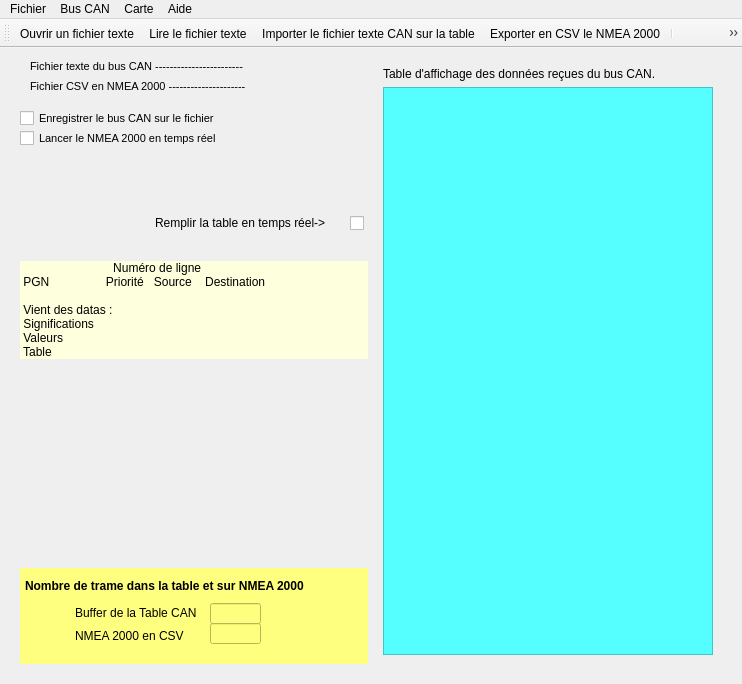
<?xml version="1.0" encoding="UTF-8"?>
<ui version="4.0">
 <author>Alain malvoisin</author>
 <class>MainWindow</class>
 <widget class="QMainWindow" name="MainWindow">
  <property name="geometry">
   <rect>
    <x>0</x>
    <y>0</y>
    <width>742</width>
    <height>684</height>
   </rect>
  </property>
  <property name="minimumSize">
   <size>
    <width>710</width>
    <height>0</height>
   </size>
  </property>
  <property name="maximumSize">
   <size>
    <width>850</width>
    <height>16777215</height>
   </size>
  </property>
  <property name="windowTitle">
   <string>CAN bus et NMEA 2000 en temps réél</string>
  </property>
  <property name="windowIcon">
   <iconset>
    <selectedon>:/icones/ps2.png</selectedon>
   </iconset>
  </property>
  <widget class="QWidget" name="centralwidget">
   <layout class="QGridLayout" name="gridLayout">
    <property name="leftMargin">
     <number>20</number>
    </property>
    <property name="topMargin">
     <number>10</number>
    </property>
    <property name="rightMargin">
     <number>20</number>
    </property>
    <property name="bottomMargin">
     <number>20</number>
    </property>
    <item row="2" column="0" colspan="2">
     <widget class="QLabel" name="lab_octet">
      <property name="sizePolicy">
       <sizepolicy hsizetype="Minimum" vsizetype="Preferred">
        <horstretch>0</horstretch>
        <verstretch>0</verstretch>
       </sizepolicy>
      </property>
      <property name="autoFillBackground">
       <bool>false</bool>
      </property>
      <property name="styleSheet">
       <string notr="true">background-color: rgb(254, 255, 221);</string>
      </property>
      <property name="lineWidth">
       <number>1</number>
      </property>
      <property name="text">
       <string>                            Numéro de ligne
 PGN                 Priorité   Source    Destination

 Vient des datas :
 Significations
 Valeurs
 Table</string>
      </property>
      <property name="wordWrap">
       <bool>true</bool>
      </property>
     </widget>
    </item>
    <item row="0" column="3" rowspan="6" colspan="2">
     <layout class="QVBoxLayout" name="verticalLayout">
      <item>
       <widget class="QWidget" name="widget_2" native="true">
        <layout class="QGridLayout" name="gridLayout_2">
         <item row="0" column="0">
          <widget class="QLabel" name="label_4">
           <property name="text">
            <string>Table d'affichage des données reçues du bus CAN.</string>
           </property>
          </widget>
         </item>
         <item row="1" column="0">
          <widget class="QTableView" name="table_can">
           <property name="minimumSize">
            <size>
             <width>310</width>
             <height>0</height>
            </size>
           </property>
           <property name="styleSheet">
            <string notr="true">background-color: rgb(85, 255, 255);</string>
           </property>
           <attribute name="horizontalHeaderMinimumSectionSize">
            <number>24</number>
           </attribute>
           <attribute name="verticalHeaderVisible">
            <bool>false</bool>
           </attribute>
           <attribute name="verticalHeaderDefaultSectionSize">
            <number>30</number>
           </attribute>
          </widget>
         </item>
        </layout>
       </widget>
      </item>
     </layout>
    </item>
    <item row="5" column="0" colspan="2">
     <widget class="QWidget" name="widget" native="true">
      <property name="styleSheet">
       <string notr="true">background-color: rgb(255, 255, 127);</string>
      </property>
      <widget class="QLineEdit" name="line_nmea">
       <property name="geometry">
        <rect>
         <x>190</x>
         <y>55</y>
         <width>51</width>
         <height>21</height>
        </rect>
       </property>
      </widget>
      <widget class="QLineEdit" name="line_table">
       <property name="geometry">
        <rect>
         <x>190</x>
         <y>35</y>
         <width>51</width>
         <height>21</height>
        </rect>
       </property>
      </widget>
      <widget class="QLabel" name="label_2">
       <property name="geometry">
        <rect>
         <x>55</x>
         <y>60</y>
         <width>121</width>
         <height>16</height>
        </rect>
       </property>
       <property name="text">
        <string>NMEA 2000 en CSV</string>
       </property>
       <property name="buddy">
        <cstring>line_nmea</cstring>
       </property>
      </widget>
      <widget class="QLabel" name="label_3">
       <property name="geometry">
        <rect>
         <x>55</x>
         <y>35</y>
         <width>131</width>
         <height>20</height>
        </rect>
       </property>
       <property name="text">
        <string>Buffer de la Table CAN</string>
       </property>
       <property name="buddy">
        <cstring>line_table</cstring>
       </property>
      </widget>
      <widget class="QLabel" name="label">
       <property name="geometry">
        <rect>
         <x>5</x>
         <y>10</y>
         <width>321</width>
         <height>16</height>
        </rect>
       </property>
       <property name="font">
        <font>
         <weight>75</weight>
         <bold>true</bold>
        </font>
       </property>
       <property name="text">
        <string>Nombre de trame dans la table et sur NMEA 2000</string>
       </property>
      </widget>
     </widget>
    </item>
    <item row="0" column="0" colspan="2">
     <widget class="QWidget" name="widget_5" native="true">
      <widget class="QWidget" name="widget_6" native="true">
       <property name="geometry">
        <rect>
         <x>0</x>
         <y>-5</y>
         <width>331</width>
         <height>100</height>
        </rect>
       </property>
       <property name="font">
        <font>
         <pointsize>8</pointsize>
         <weight>50</weight>
         <bold>false</bold>
        </font>
       </property>
       <widget class="QCheckBox" name="check_file">
        <property name="geometry">
         <rect>
          <x>0</x>
          <y>55</y>
          <width>246</width>
          <height>20</height>
         </rect>
        </property>
        <property name="text">
         <string>Enregistrer le bus CAN sur le fichier</string>
        </property>
       </widget>
       <widget class="QCheckBox" name="check_nmea">
        <property name="geometry">
         <rect>
          <x>0</x>
          <y>75</y>
          <width>226</width>
          <height>20</height>
         </rect>
        </property>
        <property name="text">
         <string>Lancer le NMEA 2000 en temps réel</string>
        </property>
       </widget>
       <widget class="QLabel" name="lab_file">
        <property name="geometry">
         <rect>
          <x>10</x>
          <y>5</y>
          <width>321</width>
          <height>16</height>
         </rect>
        </property>
        <property name="text">
         <string>Fichier texte du bus CAN ------------------------</string>
        </property>
       </widget>
       <widget class="QLabel" name="lab_csv">
        <property name="geometry">
         <rect>
          <x>10</x>
          <y>25</y>
          <width>321</width>
          <height>16</height>
         </rect>
        </property>
        <property name="text">
         <string>Fichier CSV en NMEA 2000 ---------------------</string>
        </property>
       </widget>
      </widget>
     </widget>
    </item>
    <item row="3" column="0" rowspan="2" colspan="2">
     <widget class="QWidget" name="widget_3" native="true">
      <widget class="QLabel" name="label_11">
       <property name="geometry">
        <rect>
         <x>-10</x>
         <y>10</y>
         <width>341</width>
         <height>111</height>
        </rect>
       </property>
       <property name="text">
        <string/>
       </property>
       <property name="pixmap">
        <pixmap>../HUAHINE/images/regate.jpg</pixmap>
       </property>
       <property name="scaledContents">
        <bool>true</bool>
       </property>
      </widget>
      <widget class="QLabel" name="label_5">
       <property name="geometry">
        <rect>
         <x>0</x>
         <y>5</y>
         <width>346</width>
         <height>106</height>
        </rect>
       </property>
       <property name="text">
        <string/>
       </property>
       <property name="pixmap">
        <pixmap>images/regate.jpg</pixmap>
       </property>
       <property name="scaledContents">
        <bool>true</bool>
       </property>
      </widget>
      <widget class="QLabel" name="label_6">
       <property name="geometry">
        <rect>
         <x>205</x>
         <y>75</y>
         <width>55</width>
         <height>61</height>
        </rect>
       </property>
       <property name="text">
        <string/>
       </property>
       <property name="pixmap">
        <pixmap>images/VoilierImage2.png</pixmap>
       </property>
       <property name="scaledContents">
        <bool>true</bool>
       </property>
      </widget>
      <widget class="QLabel" name="label_12">
       <property name="geometry">
        <rect>
         <x>60</x>
         <y>75</y>
         <width>55</width>
         <height>56</height>
        </rect>
       </property>
       <property name="text">
        <string/>
       </property>
       <property name="pixmap">
        <pixmap>images/Spi.png</pixmap>
       </property>
       <property name="scaledContents">
        <bool>true</bool>
       </property>
      </widget>
      <widget class="QLabel" name="label_7">
       <property name="geometry">
        <rect>
         <x>115</x>
         <y>110</y>
         <width>55</width>
         <height>51</height>
        </rect>
       </property>
       <property name="text">
        <string/>
       </property>
       <property name="pixmap">
        <pixmap>images/Image3.png</pixmap>
       </property>
       <property name="scaledContents">
        <bool>true</bool>
       </property>
      </widget>
     </widget>
    </item>
    <item row="1" column="0" colspan="2">
     <widget class="QWidget" name="widget_4" native="true">
      <widget class="QCheckBox" name="check_buffer">
       <property name="geometry">
        <rect>
         <x>330</x>
         <y>45</y>
         <width>16</width>
         <height>36</height>
        </rect>
       </property>
       <property name="font">
        <font>
         <weight>75</weight>
         <bold>true</bold>
        </font>
       </property>
       <property name="text">
        <string/>
       </property>
      </widget>
      <widget class="QLabel" name="label_9">
       <property name="geometry">
        <rect>
         <x>135</x>
         <y>55</y>
         <width>191</width>
         <height>16</height>
        </rect>
       </property>
       <property name="text">
        <string>Remplir la table en temps réel-&gt;</string>
       </property>
       <property name="buddy">
        <cstring>check_buffer</cstring>
       </property>
      </widget>
      <widget class="QLabel" name="lab_connection">
       <property name="geometry">
        <rect>
         <x>10</x>
         <y>0</y>
         <width>316</width>
         <height>41</height>
        </rect>
       </property>
       <property name="font">
        <font>
         <pointsize>8</pointsize>
         <weight>75</weight>
         <bold>true</bold>
        </font>
       </property>
       <property name="styleSheet">
        <string notr="true">color: rgb(255, 85, 0);</string>
       </property>
       <property name="text">
        <string/>
       </property>
      </widget>
     </widget>
    </item>
   </layout>
  </widget>
  <widget class="QMenuBar" name="menubar">
   <property name="geometry">
    <rect>
     <x>0</x>
     <y>0</y>
     <width>742</width>
     <height>26</height>
    </rect>
   </property>
   <widget class="QMenu" name="menuFichier">
    <property name="title">
     <string>Fichier</string>
    </property>
    <addaction name="actionOuvrir"/>
    <addaction name="actionVoir"/>
    <addaction name="actionImporter"/>
    <addaction name="actionExport"/>
    <addaction name="separator"/>
    <addaction name="actionQuitter"/>
   </widget>
   <widget class="QMenu" name="menuTable">
    <property name="title">
     <string>Aide</string>
    </property>
    <addaction name="actionAide"/>
    <addaction name="actionAbout"/>
   </widget>
   <widget class="QMenu" name="menuBus_CAN">
    <property name="title">
     <string>Bus CAN</string>
    </property>
    <addaction name="actionOpen"/>
    <addaction name="actionClose"/>
    <addaction name="actionRead"/>
    <addaction name="actionStop"/>
    <addaction name="separator"/>
    <addaction name="actionStatus"/>
   </widget>
   <widget class="QMenu" name="menuCarte">
    <property name="title">
     <string>Carte</string>
    </property>
    <addaction name="actionMap"/>
   </widget>
   <addaction name="menuFichier"/>
   <addaction name="menuBus_CAN"/>
   <addaction name="menuCarte"/>
   <addaction name="menuTable"/>
  </widget>
  <widget class="QToolBar" name="toolBar">
   <property name="windowTitle">
    <string>toolBar</string>
   </property>
   <attribute name="toolBarArea">
    <enum>TopToolBarArea</enum>
   </attribute>
   <attribute name="toolBarBreak">
    <bool>false</bool>
   </attribute>
   <addaction name="actionOuvrir"/>
   <addaction name="actionVoir"/>
   <addaction name="actionImporter"/>
   <addaction name="actionExport"/>
   <addaction name="separator"/>
   <addaction name="actionOpen"/>
   <addaction name="actionClose"/>
   <addaction name="actionRead"/>
   <addaction name="actionStop"/>
   <addaction name="separator"/>
   <addaction name="actionMap"/>
   <addaction name="separator"/>
   <addaction name="actionStatus"/>
   <addaction name="separator"/>
   <addaction name="actionAide"/>
   <addaction name="separator"/>
   <addaction name="actionQuitter"/>
   <addaction name="separator"/>
  </widget>
  <action name="actionQuitter">
   <property name="checkable">
    <bool>true</bool>
   </property>
   <property name="icon">
    <iconset>
     <normaloff>icones/Quitter.png</normaloff>icones/Quitter.png</iconset>
   </property>
   <property name="text">
    <string>Quitter</string>
   </property>
   <property name="toolTip">
    <string>Quitter l'application</string>
   </property>
   <property name="shortcut">
    <string>Ctrl+Q</string>
   </property>
  </action>
  <action name="actionImporter">
   <property name="icon">
    <iconset>
     <normaloff>icones/Table.ico</normaloff>icones/Table.ico</iconset>
   </property>
   <property name="text">
    <string>Importer le fichier texte CAN sur la table</string>
   </property>
   <property name="toolTip">
    <string>Importer le fichier CAN dans la table</string>
   </property>
   <property name="shortcut">
    <string>Ctrl+I</string>
   </property>
  </action>
  <action name="actionVoir">
   <property name="icon">
    <iconset>
     <normaloff>icones/Reading.png</normaloff>icones/Reading.png</iconset>
   </property>
   <property name="text">
    <string>Lire le fichier texte</string>
   </property>
   <property name="toolTip">
    <string>Lire le fichier du bus CAN</string>
   </property>
   <property name="shortcut">
    <string>Ctrl+T</string>
   </property>
  </action>
  <action name="actionOuvrir">
   <property name="icon">
    <iconset>
     <normaloff>icones/Ouvir.gif</normaloff>icones/Ouvir.gif</iconset>
   </property>
   <property name="text">
    <string>Ouvrir un fichier texte</string>
   </property>
   <property name="toolTip">
    <string>Ouvrir un fichier texte</string>
   </property>
   <property name="shortcut">
    <string>Ctrl+E</string>
   </property>
  </action>
  <action name="actionOpen">
   <property name="icon">
    <iconset>
     <normaloff>icones/OpenMal.gif</normaloff>icones/OpenMal.gif</iconset>
   </property>
   <property name="text">
    <string>Ouvre l'dapatateur</string>
   </property>
   <property name="toolTip">
    <string>Ouvre l'adaptateur CAN</string>
   </property>
   <property name="shortcut">
    <string>Ctrl+O</string>
   </property>
  </action>
  <action name="actionClose">
   <property name="icon">
    <iconset>
     <normaloff>icones/CloseMal.gif</normaloff>icones/CloseMal.gif</iconset>
   </property>
   <property name="text">
    <string>Ferme l'adaptateur</string>
   </property>
   <property name="toolTip">
    <string>Ferme l'adaptateur CAN</string>
   </property>
   <property name="shortcut">
    <string>Ctrl+C</string>
   </property>
  </action>
  <action name="actionRead">
   <property name="icon">
    <iconset>
     <normaloff>icones/Talk.gif</normaloff>icones/Talk.gif</iconset>
   </property>
   <property name="text">
    <string>Lecture du  bus CAN</string>
   </property>
   <property name="toolTip">
    <string>Lecture sur le bus CAN en temps réel</string>
   </property>
   <property name="shortcut">
    <string>Ctrl+R</string>
   </property>
  </action>
  <action name="actionStatus">
   <property name="icon">
    <iconset>
     <normaloff>icones/Status.png</normaloff>icones/Status.png</iconset>
   </property>
   <property name="text">
    <string>Lire le Status</string>
   </property>
   <property name="toolTip">
    <string>Lire le Status du bus CAN</string>
   </property>
   <property name="shortcut">
    <string>Ctrl+L</string>
   </property>
  </action>
  <action name="actionStop">
   <property name="icon">
    <iconset>
     <normaloff>icones/STOP.gif</normaloff>icones/STOP.gif</iconset>
   </property>
   <property name="text">
    <string>STOP la lecture</string>
   </property>
   <property name="toolTip">
    <string>STOP la lecture CAN en temps réel</string>
   </property>
   <property name="shortcut">
    <string>Ctrl+S</string>
   </property>
  </action>
  <action name="actionAbout">
   <property name="icon">
    <iconset>
     <normaloff>icones/ps2.png</normaloff>icones/ps2.png</iconset>
   </property>
   <property name="text">
    <string>A propos</string>
   </property>
   <property name="shortcut">
    <string>Ctrl+A</string>
   </property>
  </action>
  <action name="actionExport">
   <property name="icon">
    <iconset>
     <normaloff>icones/csv.png</normaloff>icones/csv.png</iconset>
   </property>
   <property name="text">
    <string>Exporter en CSV le NMEA 2000</string>
   </property>
   <property name="toolTip">
    <string>Exporter NMEA 2000 vers un CSV</string>
   </property>
   <property name="shortcut">
    <string>Ctrl+N</string>
   </property>
  </action>
  <action name="actionMap">
   <property name="icon">
    <iconset>
     <normaloff>icones/VoilierImage.png</normaloff>icones/VoilierImage.png</iconset>
   </property>
   <property name="text">
    <string>Voir la carte</string>
   </property>
   <property name="toolTip">
    <string>Voir le voilier sur la carte</string>
   </property>
  </action>
  <action name="actionAide">
   <property name="icon">
    <iconset>
     <normaloff>icones/aides.png</normaloff>icones/aides.png</iconset>
   </property>
   <property name="text">
    <string>Aide</string>
   </property>
   <property name="shortcut">
    <string>F1</string>
   </property>
  </action>
 </widget>
 <resources/>
 <connections/>
</ui>
